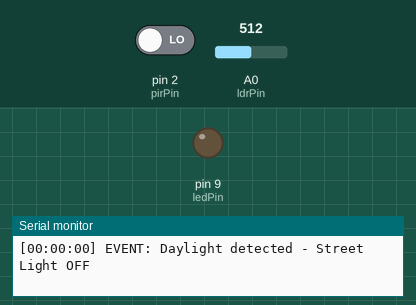
A sketch run on a simulated Arduino Uno, built with avr-gcc and run on an emulated ATmega328P. On the bench: output pins drawn as LEDs (lit = HIGH), the last lines printed to the serial monitor. The test bench sets the inputs (shaded band); at power-on: A0 (ldrPin) = 512, pin 2 (pirPin) LOW.

Above: at 1.2 s.
1.3 s: A0 (ldrPin) set to 490
2.8 s: pin 2 (pirPin) driven HIGH
At 3.5 s:
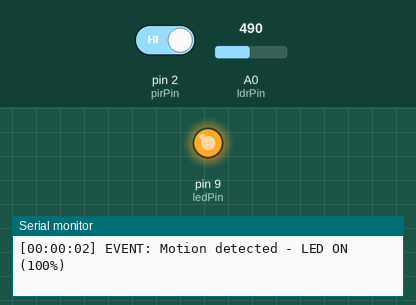
4.3 s: A0 (ldrPin) set to 511
At 4.7 s:
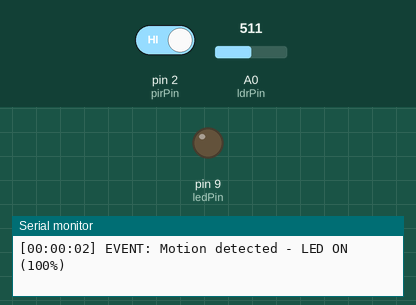
5.8 s: A0 (ldrPin) set to 306
At 7.1 s:
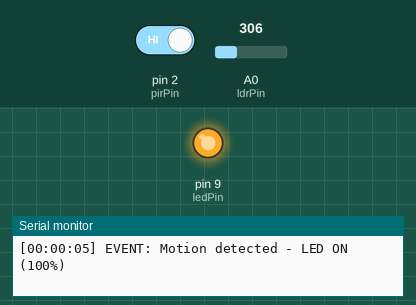
Timing chart, 0 to 8.3 s (numbered marks = the images above; inputs shaded):
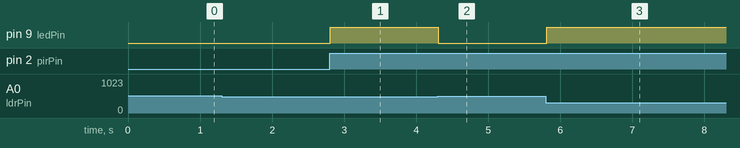

Measured:
- the behaviour switches between 500 and 501 on A0 (ldrPin) (found by bisection; images 1 and 2)
- after the input at 2.8 s, pin 9 (ledPin): LOW → HIGH at once
- after the input at 4.3 s, pin 9 (ledPin): HIGH → LOW at once
- after the input at 5.8 s, pin 9 (ledPin): LOW → HIGH at once

The sketch:

smart_street_light.ino
```cpp
/*
  Q23 - Smart Street Light
  LDR + PIR Sensor

  Features:
  - Daylight -> LED OFF
  - Night -> Motion Detection Enabled
  - Motion Detected -> LED Full Brightness (100%) for 30 seconds
  - No Motion for 30 seconds -> LED Dim (20%)
  - Logs every event with timestamp
*/

const int ldrPin = A0;
const int pirPin = 2;
const int ledPin = 9;

const int ldrThreshold = 500;

unsigned long motionTimer = 0;
bool motionActive = false;

unsigned long previousSecond = 0;
unsigned long elapsedSeconds = 0;

void setup() {

  Serial.begin(9600);

  pinMode(pirPin, INPUT);
  pinMode(ledPin, OUTPUT);

  analogWrite(ledPin, 0);
}

void printTimestamp() {

  unsigned long hrs = elapsedSeconds / 3600;
  unsigned long mins = (elapsedSeconds % 3600) / 60;
  unsigned long secs = elapsedSeconds % 60;

  if (hrs < 10) Serial.print("0");
  Serial.print(hrs);
  Serial.print(":");

  if (mins < 10) Serial.print("0");
  Serial.print(mins);
  Serial.print(":");

  if (secs < 10) Serial.print("0");
  Serial.print(secs);
}

void logEvent(String event) {

  Serial.print("[");
  printTimestamp();
  Serial.print("] EVENT: ");
  Serial.println(event);
}

void loop() {

  // Simple software clock
  if (millis() - previousSecond >= 1000) {
    previousSecond = millis();
    elapsedSeconds++;
  }

  int ldrValue = analogRead(ldrPin);

  if (ldrValue > ldrThreshold) {

    analogWrite(ledPin, 0);

    if (motionActive) {
      motionActive = false;
    }

    static bool dayLogged = false;

    if (!dayLogged) {
      logEvent("Daylight detected - Street Light OFF");
      dayLogged = true;
    }

  } else {

    static bool nightLogged = false;

    if (!nightLogged) {
      logEvent("Night detected - Motion Detection Enabled");
      nightLogged = true;
    }

    int motion = digitalRead(pirPin);

    if (motion == HIGH) {

      analogWrite(ledPin, 255);

      motionTimer = millis();

      if (!motionActive) {
        logEvent("Motion detected - LED ON (100%)");
      }

      motionActive = true;

    } else {

      if (motionActive && millis() - motionTimer >= 30000) {

        analogWrite(ledPin, 51);   // 20% brightness

        logEvent("No motion for 30 seconds - LED Dimmed (20%)");

        motionActive = false;
      }
    }
  }

  delay(100);
}
```
